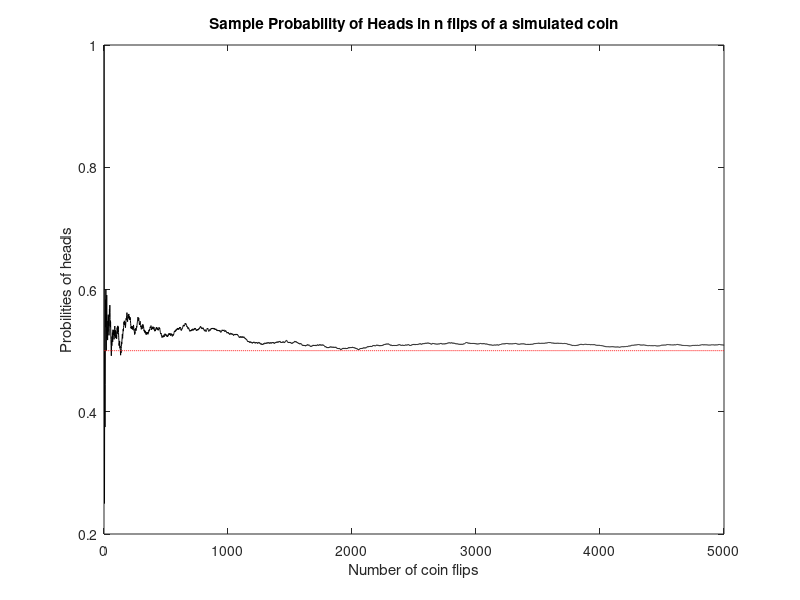

Write the MATLAB code that produced this figure.
number=1:5000;
head1=round(rand(1,5000)); % if the position is 1, it means head
cum_p=cumsum(head1,2);
p=cum_p./number;
figure
plot(number,p,'k-');
hold on
plot(number,ones(1,5000)*0.5,'r--');
xlabel('Number of coin flips');
ylabel('Probilities of heads');
title('Sample Probability of Heads in n flips of a simulated coin');